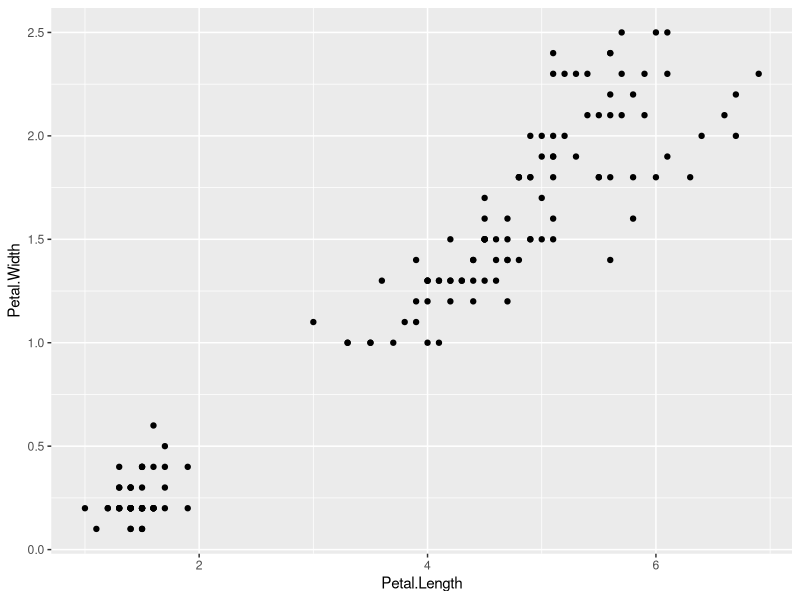
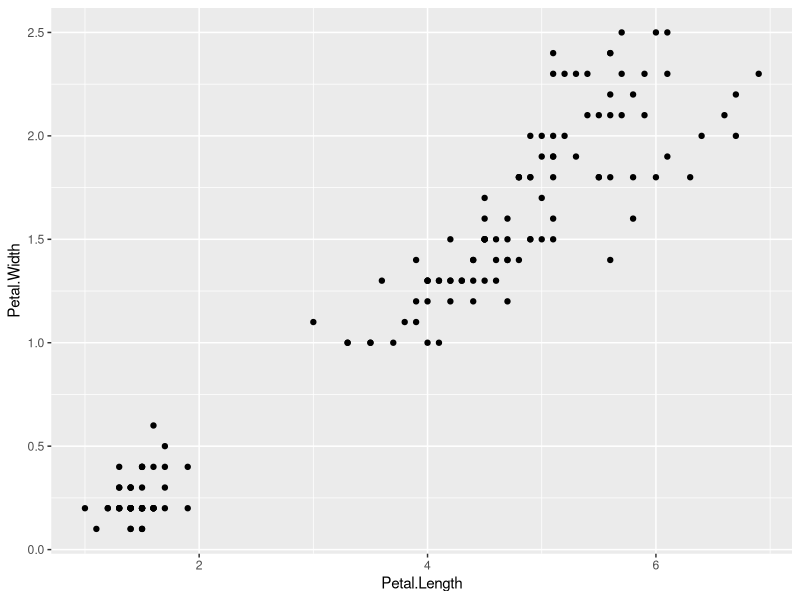
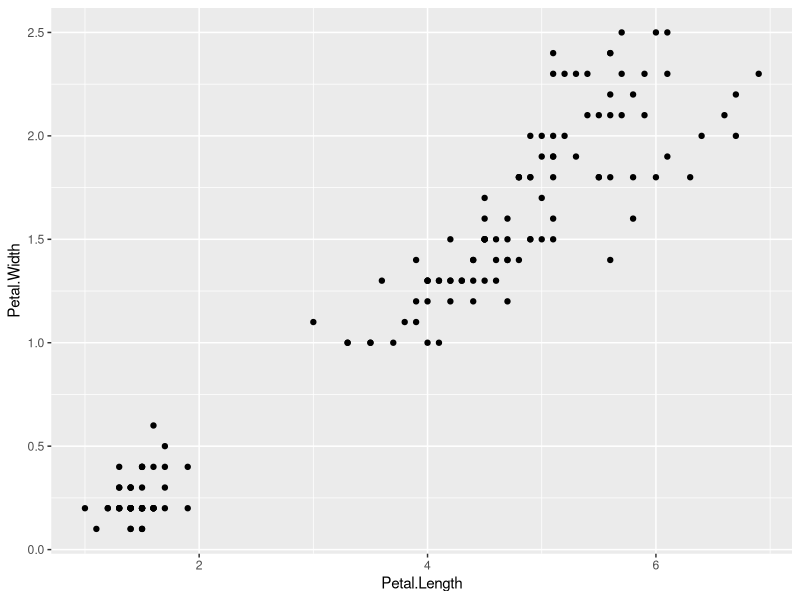
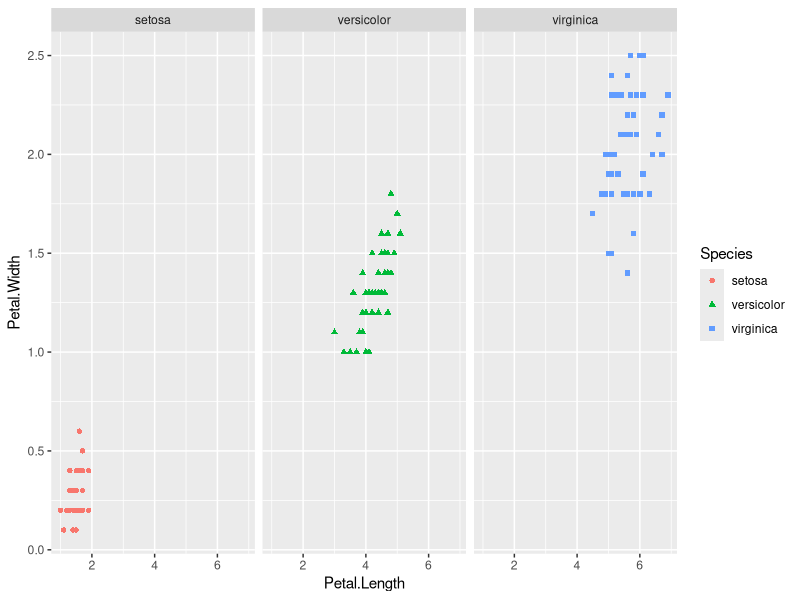
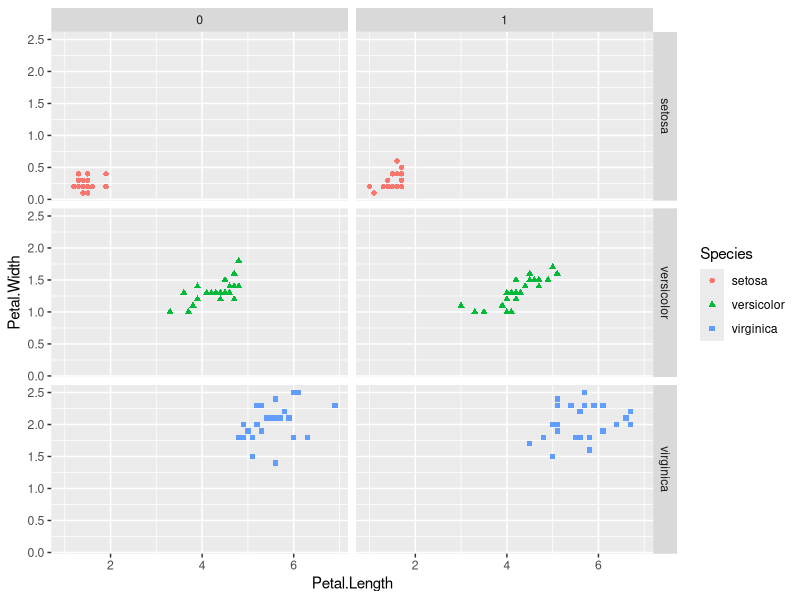
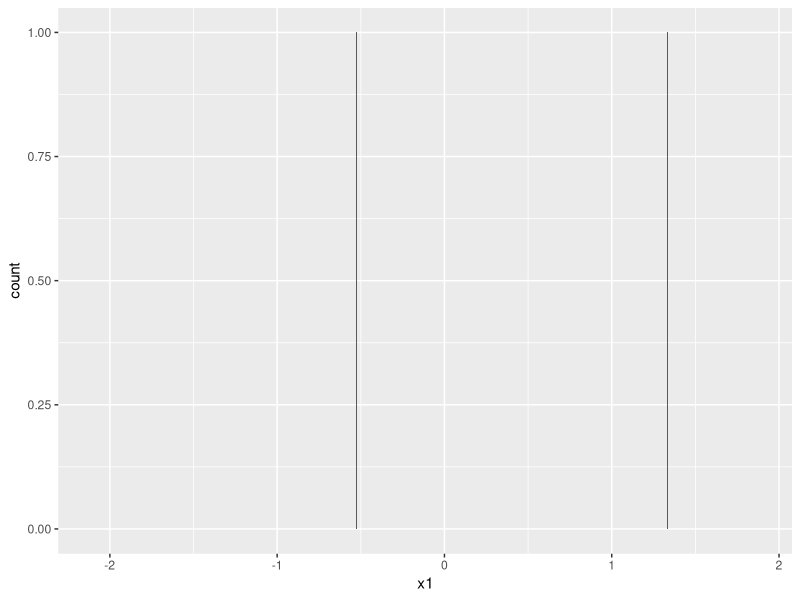
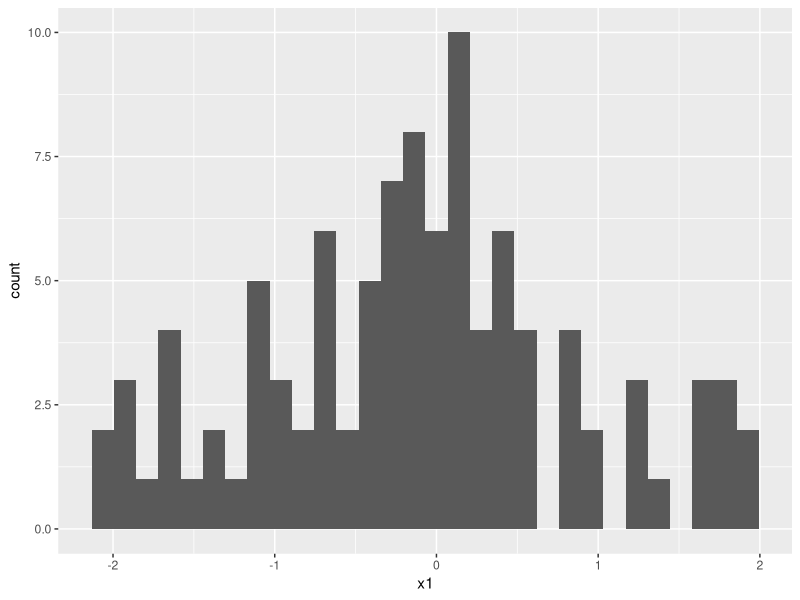
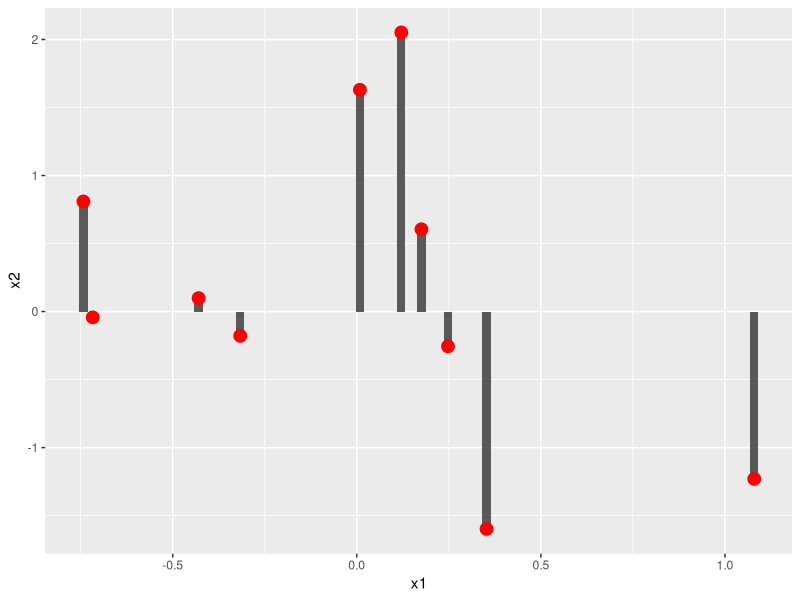

Reproduce these figures in R, in order.
library(ggplot2)
head(iris)
str(iris)

ggplot(data=iris, aes(x=Petal.Length, y=Petal.Width)) +
  geom_point(stat="identity")


ggplot(data=iris, aes(x=Petal.Length, y=Petal.Width)) +
  geom_point()

ggplot(iris) +
  geom_point(aes(x=Petal.Length, y=Petal.Width))


ggplot(iris, aes(x=Petal.Length, y=Petal.Width)) +
  geom_point(aes(color=Species, shape=Species)) +
  facet_wrap(~Species, nrow=1)


str(iris)
mycate <- factor(sample(c(0,1), nrow(iris), replace=T))
myiris <- data.frame(iris, mycate)
str(myiris)

ggplot(myiris, aes(x=Petal.Length, y=Petal.Width)) +
  geom_point(aes(color=Species, shape=Species)) +
  facet_grid(Species~mycate)

dat <- data.frame(x1=rnorm(100))
ggplot(dat, aes(x=x1)) +
  geom_bar()

ggplot(dat, aes(x=x1)) +
  geom_bar(stat="bin", bins=30)


x1 <- rnorm(10)
x2 <- rnorm(10)
dat <- data.frame(x1, x2)
ggplot(dat, aes(x=x1, y=x2)) +
  geom_bar(stat="identity") +
  geom_point(col="red", size=4)

x1 <- as.factor(1:3)
y1 <- tabulate(sample(x1, 100, replace=T))
dat <- data.frame(x1, y1)
ggplot(dat, aes(x=x1, y=y1, fill=x1)) +
  geom_bar(stat="identity") +
  guides(fill=FALSE) +
  xlab("Discrete cases") + 
  ylab("Value") +
  ylim(c(0,50))+
  ggtitle("Bar graph for x:discrete and y:value")


x1 <- c(12, 21, 40)
x2 <- c(33, 10, 82)
dat <- data.frame(x1, x2)
ggplot(dat, aes(x1, x2)) +
  geom_line() +
  geom_point() 

ggplot(dat, aes(x=x1, y=x2)) +
  geom_line(size=2) +
  geom_point(size=4, pch=21, fill="white") +
  guides(fill=FALSE) +
  ylim(c(0, 100)) +
  xlab("Continuous cases") + ylab("Value") +
  ggtitle("Line graph for x:continuous and y:continuous")

x1 <- as.factor(c(1:3))
y1 <- c(33, 10, 82)
dat <- data.frame(x1, y1)
str(dat)
ggplot(dat, aes(x=x1, y=y1, group=1)) +
  geom_line(stat="identity") +
  guides(fill=FALSE) +
  xlab("Discrete cases") + ylab("Value") +
  ylim(c(0,100))+
  ggtitle("Line plot for x:discrete and y:continuous")









